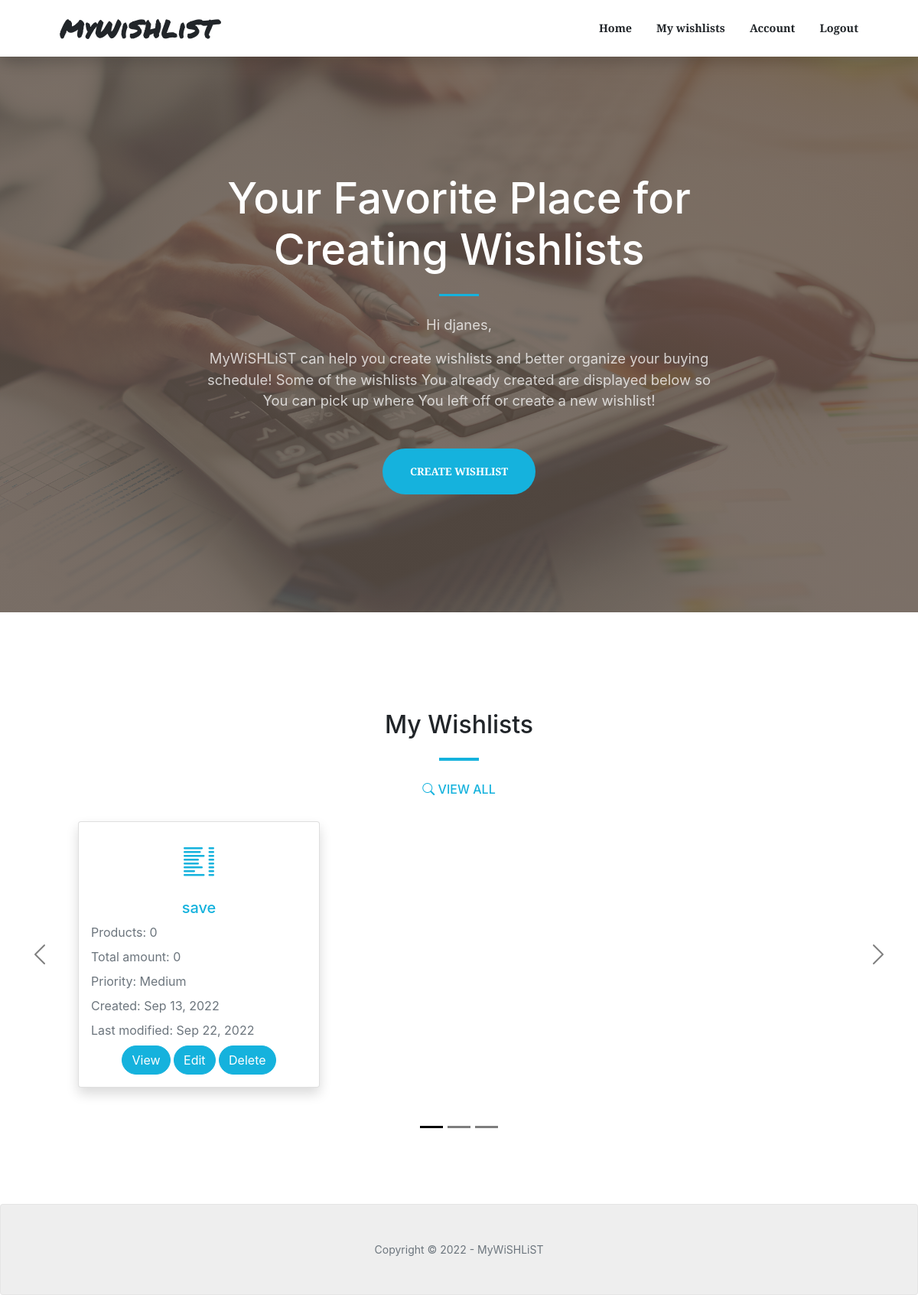
Page / (signed in) on the earlier database version.
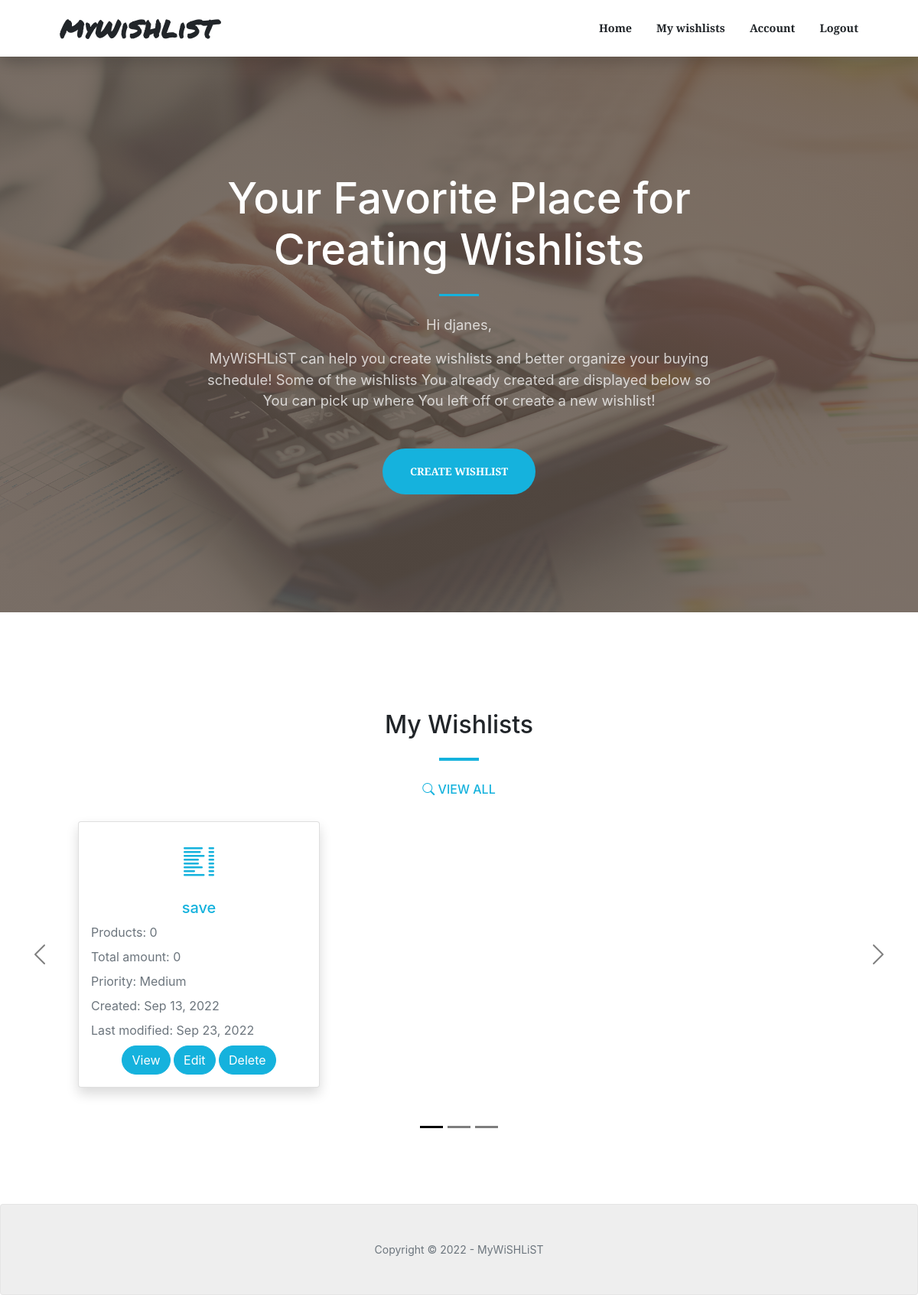
Same page on the later database version.
### wishlists/models.py (models this page shows, shortened)
class Wishlist(models.Model):
    class PriorityChoices(models.IntegerChoices):
        low = 1, _('Low')
        medium = 3, _('Medium')
        high = 5, _('High')
    id = models.UUIDField(default=uuid.uuid4, unique=True, primary_key=True, editable=False)
    owner = models.ForeignKey(Account, null=True, blank=True, on_delete=models.CASCADE)
    title = models.CharField(max_length=200)
    priority = models.IntegerField(choices=PriorityChoices.choices, default=PriorityChoices.low)
    created = models.DateTimeField(auto_now_add=True)
    modified = models.DateTimeField(auto_now=True)
    class Meta:
        ordering = ['-modified']
    @property
    def total_products(self):
        try:
            products = self.product_set.all()
            return products.count()
        except AttributeError:
            return 0
    @property
    def grand_total_price(self):
        try:
            products = self.product_set.all()
            total = 0
            for product in products:
                total += product.total_price
            return total
        except AttributeError:
            return 0

### mywishlist/views.py (the view)
# urls.py: path('', views.home_view, name="home"),
def home_view(request):
    if request.user.is_authenticated:
        account = request.user.account
        wishlists = account.wishlist_set.all()
        context = {
            'wishlists': wishlists,
            'account': account,
            }
    else:
        context = {}
    return render(request, 'index.html', context)

### templates/index.html (shortened to what the changed rows need)
{% extends 'main.html' %}
{% load static %}
{% block content %}
<header class="masthead">
    <div class="container px-4 px-lg-5 h-100">
        <div class="row gx-4 gx-lg-5 h-100 align-items-center justify-content-center text-center">
            <div class="col-lg-8 align-self-end">
                <h1 class="text-white font-weight-bold">Your Favorite Place for Creating Wishlists</h1>
            </div>
        </div>
    </div>
</header>
{% if request.user.is_authenticated %}
{% if wishlists %}
<section class="page-section-custom" id="wishlists">
    <div class="container px-4 px-lg-5">
        <h2 class="text-center">My Wishlists</h2>
        <div id="carouselExampleCaptions" class="carousel slide" data-bs-ride="carousel">
            <div class="carousel-inner">
                <div class="carousel-item active">
                    <div class="row p-4">
                        {% for wishlist in wishlists|slice:":9" %}
                        <div class="col-sm-4 d-none d-lg-block">
                            <div class="card shadow">
                                <div class="pt-4 text-center">
                                    <a href="{% url 'wishlist' wishlist.id %}"><i class="bi-list-columns fs-1"></i></a>
                                </div>
                                <div class="card-body">
                                    <h5 class="card-title text-center"><a href="{% url 'wishlist' wishlist.id %}">{{wishlist.title}}</a></h5>
                                    <p class="card-text text-muted">Products: {{wishlist.total_products}}</p>
                                    <p class="card-text text-muted">Total amount: {{wishlist.grand_total_price}}</p>
                                    <p class="card-text text-muted">Priority: {{wishlist.get_priority_display}}</p>
                                    <p class="card-text text-muted">Created: {{wishlist.created|date:"M d, Y"}}</p>
                                    <p class="card-text text-muted">Last modified: {{wishlist.modified|date:"M d, Y"}}</p>
                                    <div class="text-center">
                                        <a href="{% url 'wishlist' wishlist.id %}" class="btn btn-primary">View</a>
                                        <a href="{% url 'update-wishlist' wishlist.id %}" class="btn btn-primary">Edit</a>
                                        <a href="{% url 'delete-wishlist' wishlist.id %}" class="btn btn-primary">Delete</a>
                                    </div>
                                </div>
                            </div>
                        </div>
                    {% endfor %}
                    </div>
                </div>
            </div>
        </div>
    </div>
</section>
{% endif %}
{% endif %}
{% endblock %}

Differences in the rows shown:
changed Wishlist "save": modified "Sep 22, 2022" → "Sep 23, 2022"
